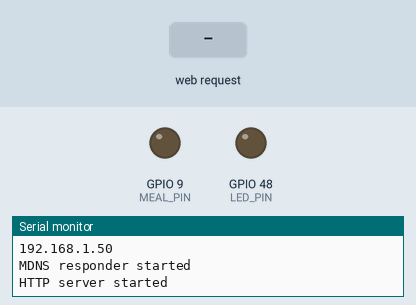
Simulated run of this sketch. Board: ESP32-S3. On the bench: output pins drawn as LEDs (lit = HIGH), the last lines printed to the serial monitor. Inputs (shaded band) come from the test bench. WiFi joins after 1.5 s; servers stay silent unless stated; not simulated (calls return 0 or success): password.hpp.

Above: at 2.7 s.
2.8 s: HTTP request GET /off received
At 3.5 s:
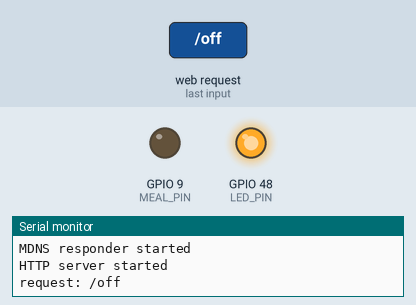
4.3 s: HTTP request GET / received
At 4.6 s:
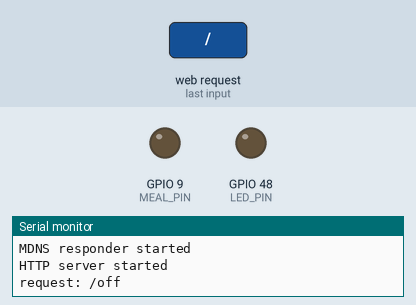
5.8 s: HTTP request GET /meal received
Timing chart, 0 to 8.8 s (numbered marks = the images above; inputs shaded):
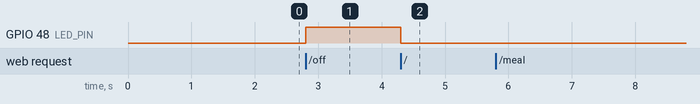

The sketch:

dry_feeder.ino
```cpp
#include <WiFi.h>
#include <WebServer.h>
#include <ESPmDNS.h>
#include "password.hpp"

const int LED_PIN = LED_BUILTIN;
const int MEAL_PIN = 9; // green line -> GPIO9 / D10
unsigned long meal_count = 0;
const int SNACK_PIN = 8; // white line -> GPIO8 / D9
unsigned long snack_count = 0;

// example:
// 4.00s: press the button
// 6.00s: the machine starts to dispense the meal (the be safe, wait for 4s)
// 12.00s: the machine is ready for the next command

unsigned long previous_feed = 0;
const unsigned long feed_interval = 8000;  // 8 seconds
const unsigned long press_duration = 4000; // 4 seconds

WebServer server(80);

void root()
{
  digitalWrite(LED_PIN, HIGH);
  String message = "";
  message += "<h3>meal count: " + String(meal_count) + "</h3>";
  message += "<h3>snack count: " + String(snack_count) + "</h3>";
  message += "Click <a href=\"/on\">/on</a> to turn the LED on.<br>";
  message += "Click <a href=\"/off\">/off</a> to turn the LED off.<br>";
  message += "Click <a href=\"/meal\">/meal</a> to feed meal.<br>";
  message += "Click <a href=\"/snack\">/snack</a> to feed snack.<br>";
  server.send(200, "text/html", message);
  digitalWrite(LED_PIN, LOW);
}

void on()
{
  pinMode(LED_PIN, OUTPUT);
  digitalWrite(LED_PIN, LOW);
  Serial.println("request: /on");
  server.send(200, "text/html", "LED on");
}

void off()
{
  digitalWrite(LED_PIN, HIGH);
  Serial.println("request: /off");
  server.send(200, "text/html", "LED off");
}

void wait_to_feed()
{
  while (millis() - previous_feed < feed_interval)
  {
    delay(100);
  }
  previous_feed = millis();
}

void press_button(int PIN, bool pressed)
{
  if (pressed)
  {
    digitalWrite(PIN, LOW);
    delay(10); // make sure that in the output mode, the value is always LOW
    pinMode(PIN, OUTPUT);
  }
  else
  {
    pinMode(PIN, INPUT);
  }
}

void feed_meal()
{
  Serial.println("request: /meal");
  wait_to_feed();
  press_button(MEAL_PIN, true);
  delay(press_duration);
  press_button(MEAL_PIN, false);
  meal_count += 1;
  server.send(200, "text/plain", "meal count: " + String(meal_count));
}

void feed_snack()
{
  Serial.println("request: /snack");
  wait_to_feed();
  press_button(SNACK_PIN, true);
  delay(press_duration);
  press_button(SNACK_PIN, false);
  snack_count += 1;
  server.send(200, "text/plain", "snack count: " + String(snack_count));
}

void handleNotFound()
{
  digitalWrite(LED_PIN, HIGH);
  pinMode(MEAL_PIN, INPUT);
  pinMode(SNACK_PIN, INPUT);
  String message = "Not Found\n\n";
  message += "URI: ";
  message += server.uri();
  message += "\nMethod: ";
  message += (server.method() == HTTP_GET) ? "GET" : "POST";
  message += "\nArguments: ";
  message += server.args();
  message += "\n";
  for (uint8_t i = 0; i < server.args(); i++)
  {
    message += " " + server.argName(i) + ": " + server.arg(i) + "\n";
  }
  server.send(404, "text/plain", message);
  digitalWrite(LED_PIN, LOW);
}

void setup()
{
  Serial.begin(115200);
  pinMode(LED_PIN, OUTPUT); // set the LED pin mode

  delay(10);

  // We start by connecting to a WiFi network

  Serial.println();
  Serial.println();
  Serial.print("Connecting to ");
  Serial.println(ssid);

  WiFi.mode(WIFI_STA);
  WiFi.begin(ssid, password);

  while (WiFi.status() != WL_CONNECTED)
  {
    delay(500);
    Serial.print(".");
  }

  Serial.println("");
  Serial.println("WiFi connected.");
  Serial.println("IP address: ");
  Serial.println(WiFi.localIP());

  if (MDNS.begin("dry_feeder"))
  {
    Serial.println("MDNS responder started");
  }

  server.on("/", root);

  server.on("/on", on);
  server.on("/off", off);

  server.on("/meal", feed_meal);
  server.on("/snack", feed_snack);

  server.onNotFound(handleNotFound);

  server.begin();
  Serial.println("HTTP server started");
}

void loop()
{
  server.handleClient();
  delay(2); // allow the cpu to switch to other tasks
}
```

Measured:
- after the input at 2.8 s, GPIO 48 (LED_PIN): LOW → HIGH at once
- after the input at 4.3 s, GPIO 48 (LED_PIN): HIGH → LOW at once
